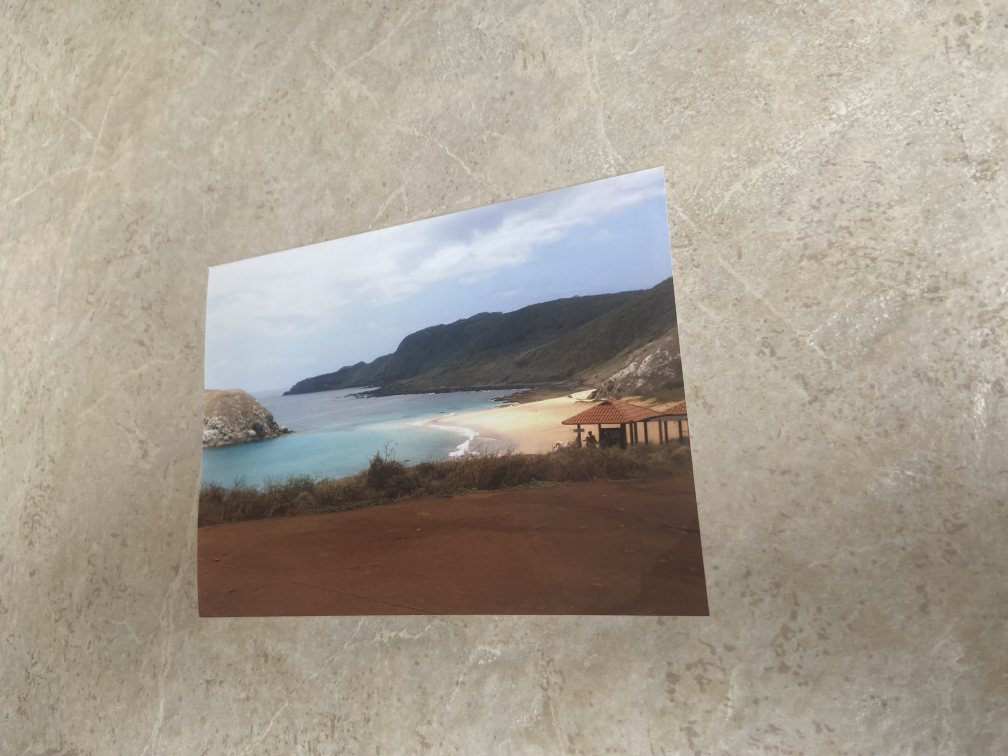
#> input picture img/foto1_cap1.jpg, 4032 x 3024 px (shown at 1/4 size)
$ python script_v2.py
#> lines starting #> are read from the running program, lines starting #| are printed output that depends on the picture
import cv2
import numpy as np

# Read source image.
im_src = cv2.imread('img/foto1_cap1.jpg')
#> im_src is the input picture: shape (3024, 4032, 3); mean B, G, R 145.2, 157.9, 166.1

# Four corners of source image
# TODO: Find the four courners automatically
pts_src = np.array([[837, 1065], [2645, 669],[2837, 2461], [797, 2465]])

# Four corners of destination image
#TODO: Determinate the result size automatically
pts_dst = np.array([[0, 0],[2048, 0],[2048, 1536],[0, 1536]])

# Calculate Homography
h, status = cv2.findHomography(pts_src, pts_dst)

# Warp source image to destination based on homography
im_out = cv2.warpPerspective(im_src, h, (3024,4032))
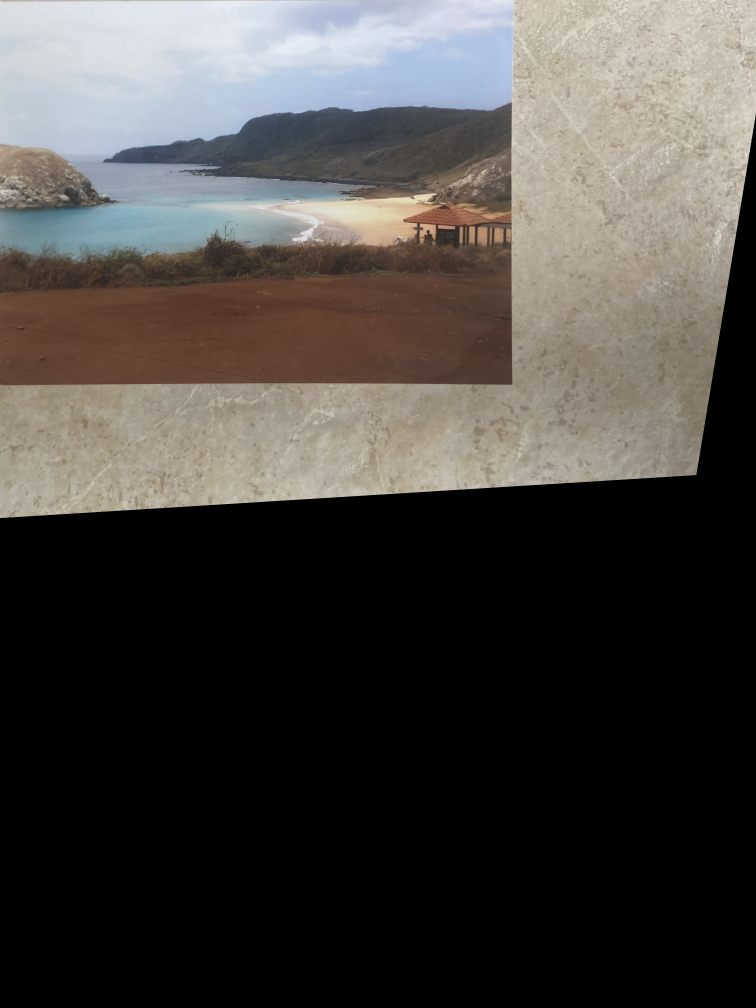
#> im_out: shape (4032, 3024, 3) (shown at 1/4 size); mean B, G, R 66, 69.4, 72.5

# Save cropped image result
cv2.imwrite('output.jpg', im_out[0:1536, 0:2048])
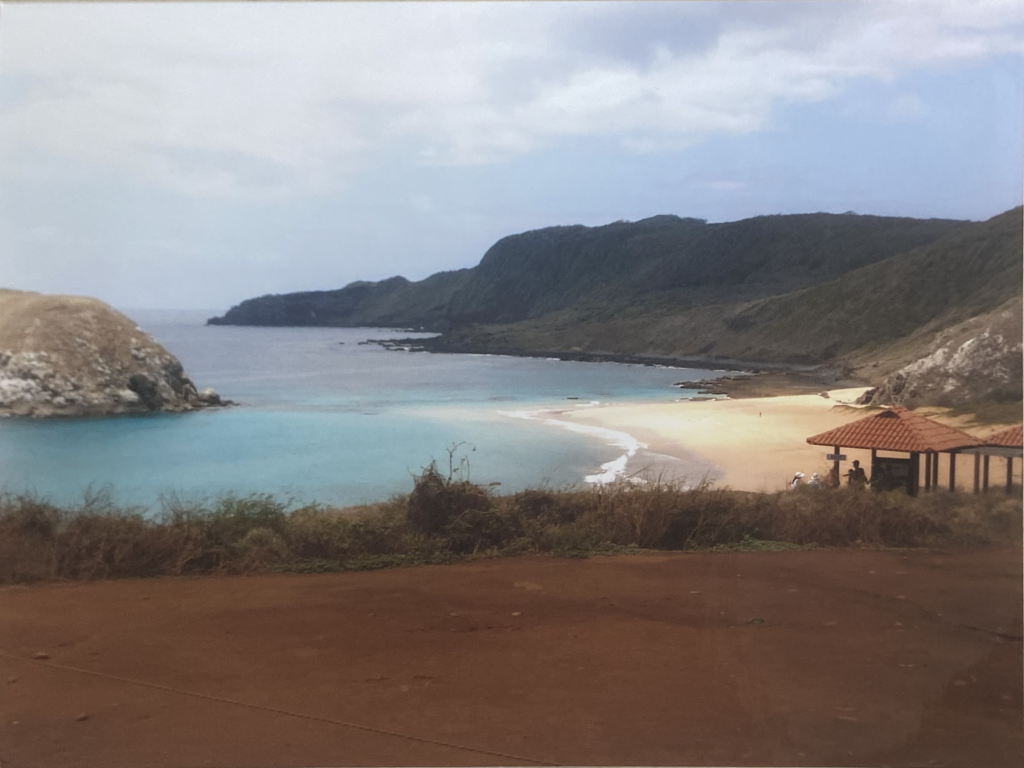
#> saved as output.jpg: shape (1536, 2048, 3) (shown at 1/2 size); mean B, G, R 130, 129.7, 134.2

$ run again, with img/foto1_cap2.jpg copied over img/foto1_cap1.jpg
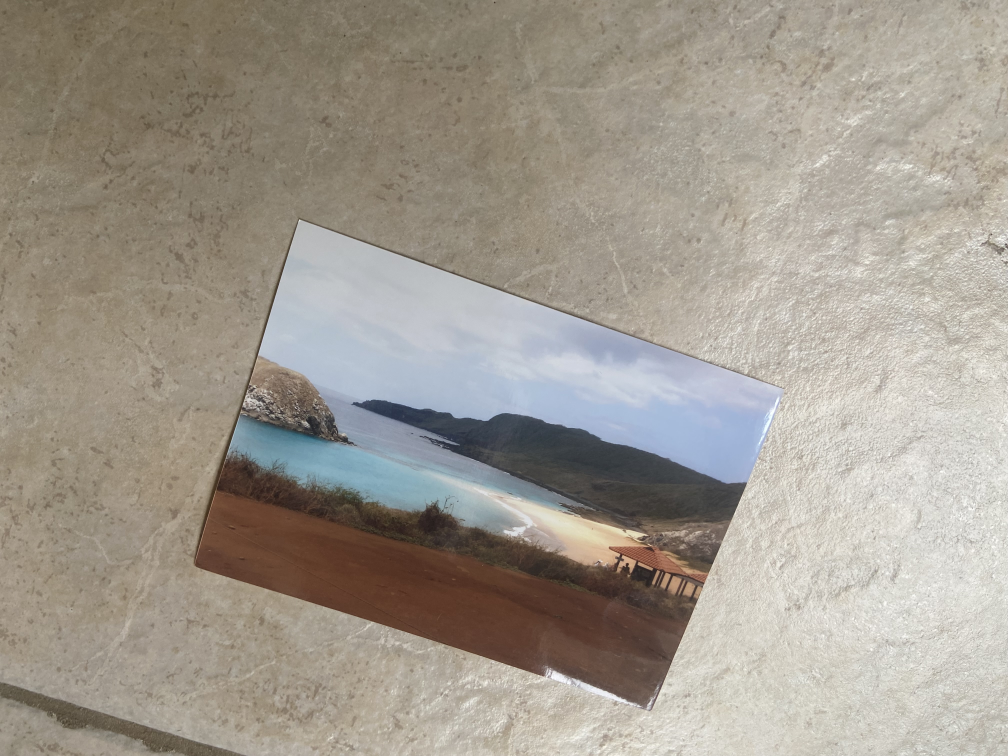
#> input picture img/foto1_cap2.jpg, 4032 x 3024 px (shown at 1/4 size)
#> im_src is the input picture: shape (3024, 4032, 3); mean B, G, R 143.1, 153.5, 160.4
#> `im_out = cv2.warpPerspective(im_src, h, (3024,4032))`:
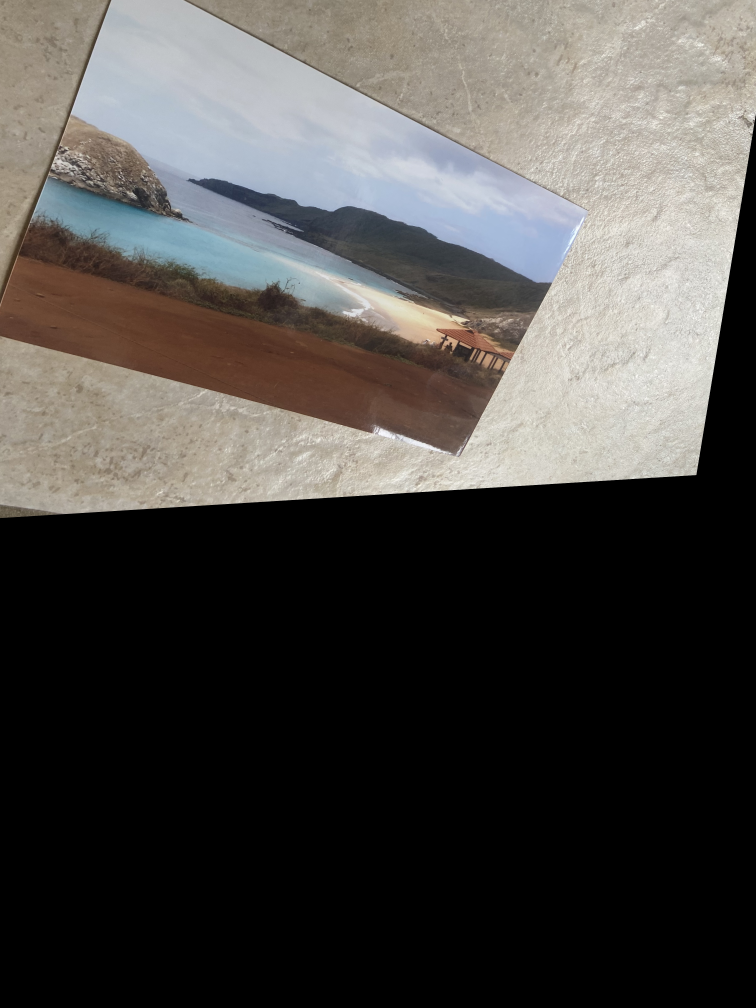
#> im_out: shape (4032, 3024, 3) (shown at 1/4 size); mean B, G, R 71.2, 74.1, 76.6
#> `cv2.imwrite('output.jpg', im_out[0:1536, 0:2048])`:
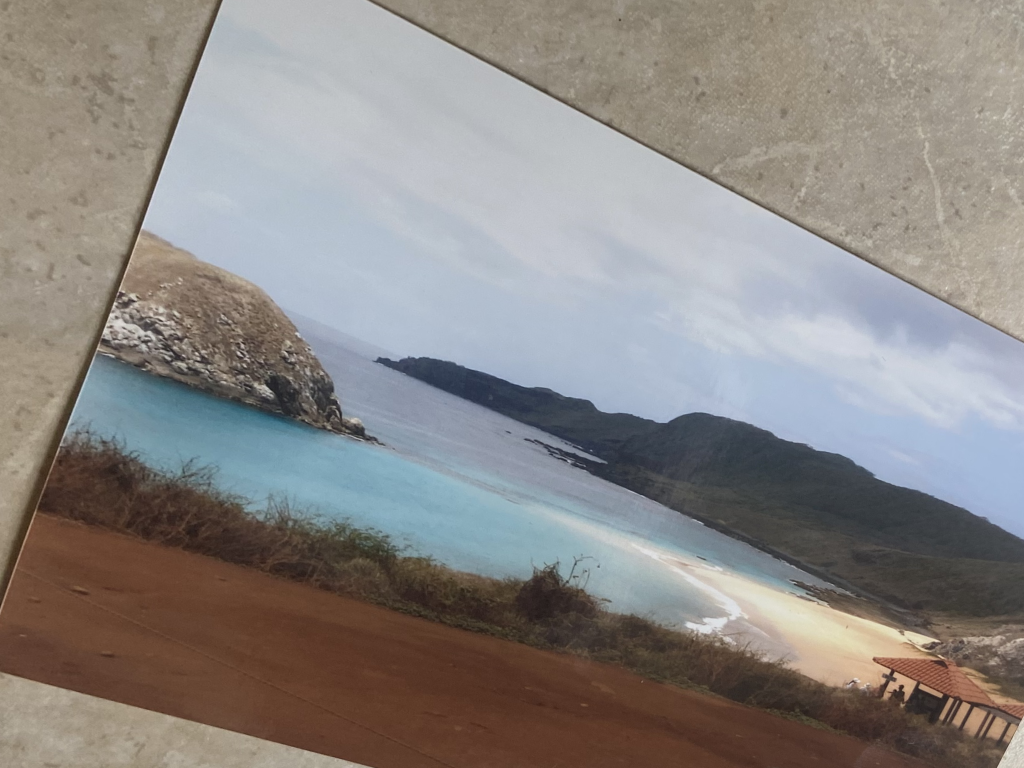
#> saved as output.jpg: shape (1536, 2048, 3) (shown at 1/2 size); mean B, G, R 132.3, 134.9, 139.1

$ run again, with img/foto2_cap1.jpg copied over img/foto1_cap1.jpg
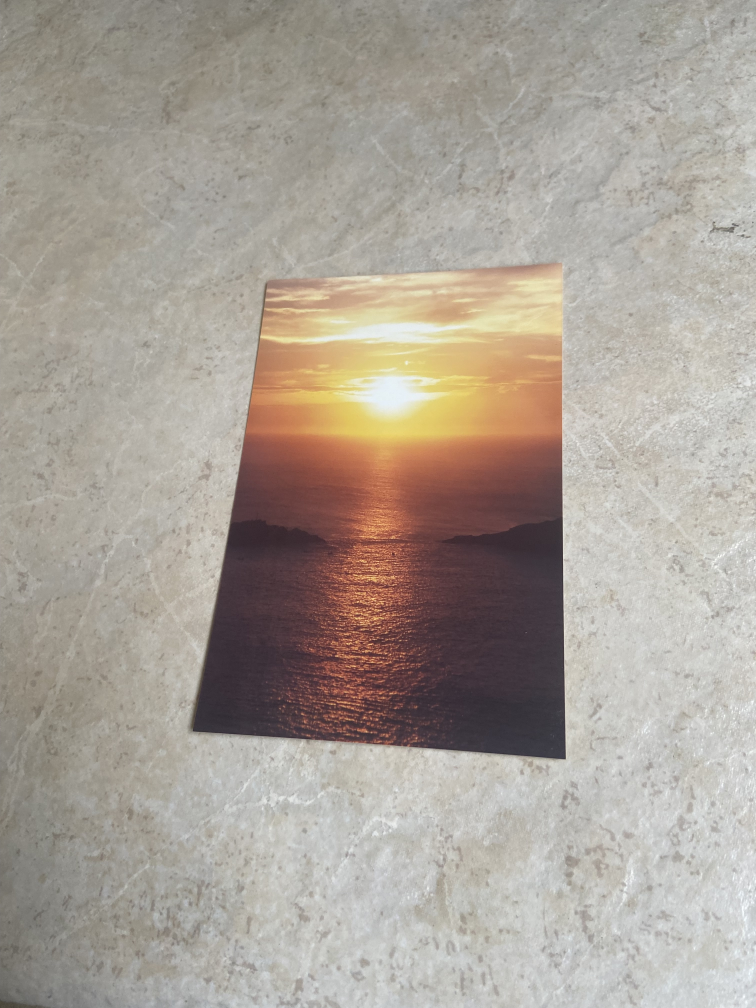
#> input picture img/foto2_cap1.jpg, 3024 x 4032 px (shown at 1/4 size)
#> im_src is the input picture: shape (4032, 3024, 3); mean B, G, R 151.2, 160.5, 169
#> `im_out = cv2.warpPerspective(im_src, h, (3024,4032))`:
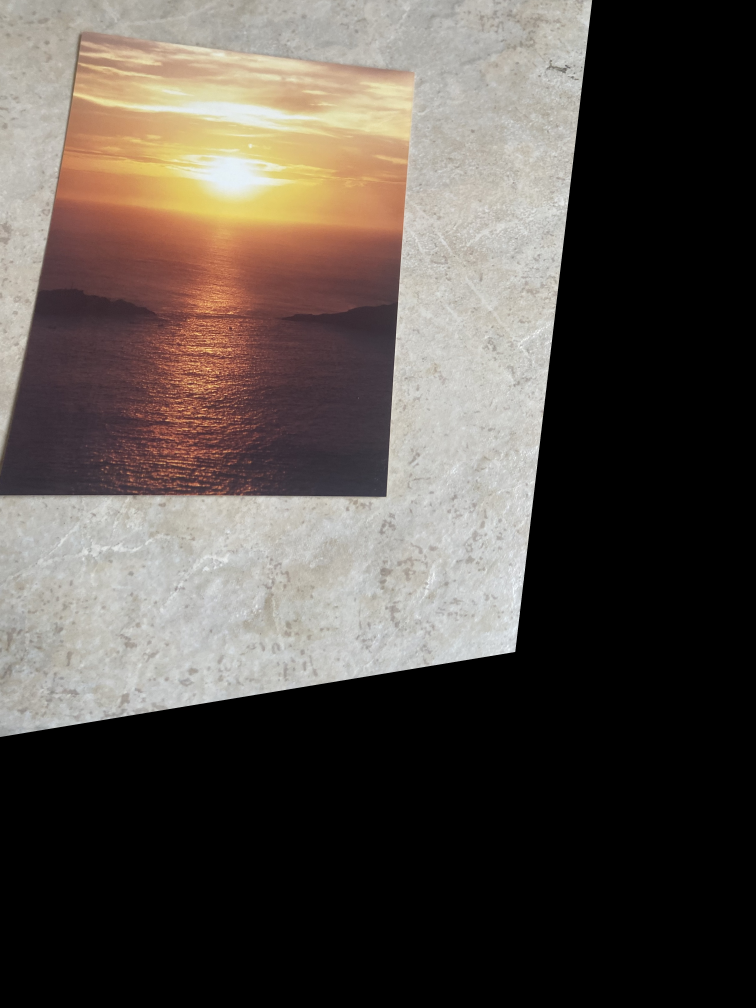
#> im_out: shape (4032, 3024, 3) (shown at 1/4 size); mean B, G, R 73.3, 79, 86.3
#> `cv2.imwrite('output.jpg', im_out[0:1536, 0:2048])`:
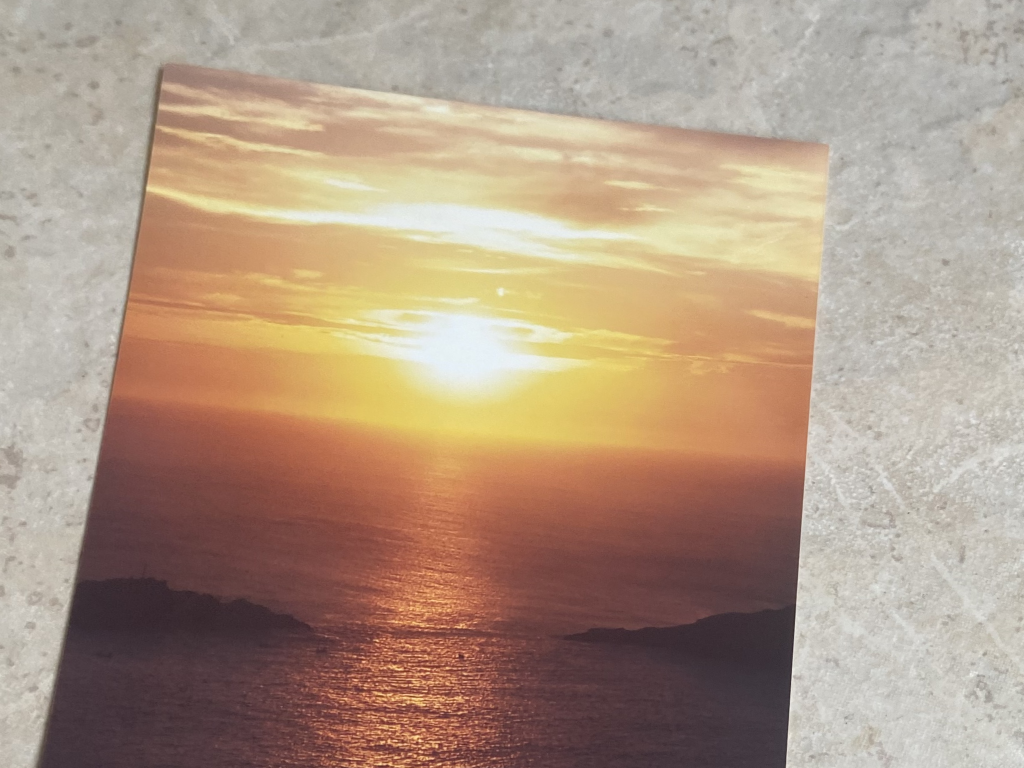
#> saved as output.jpg: shape (1536, 2048, 3) (shown at 1/2 size); mean B, G, R 132.5, 151.6, 174.8

$ run again, with img/foto2_cap2.jpg copied over img/foto1_cap1.jpg
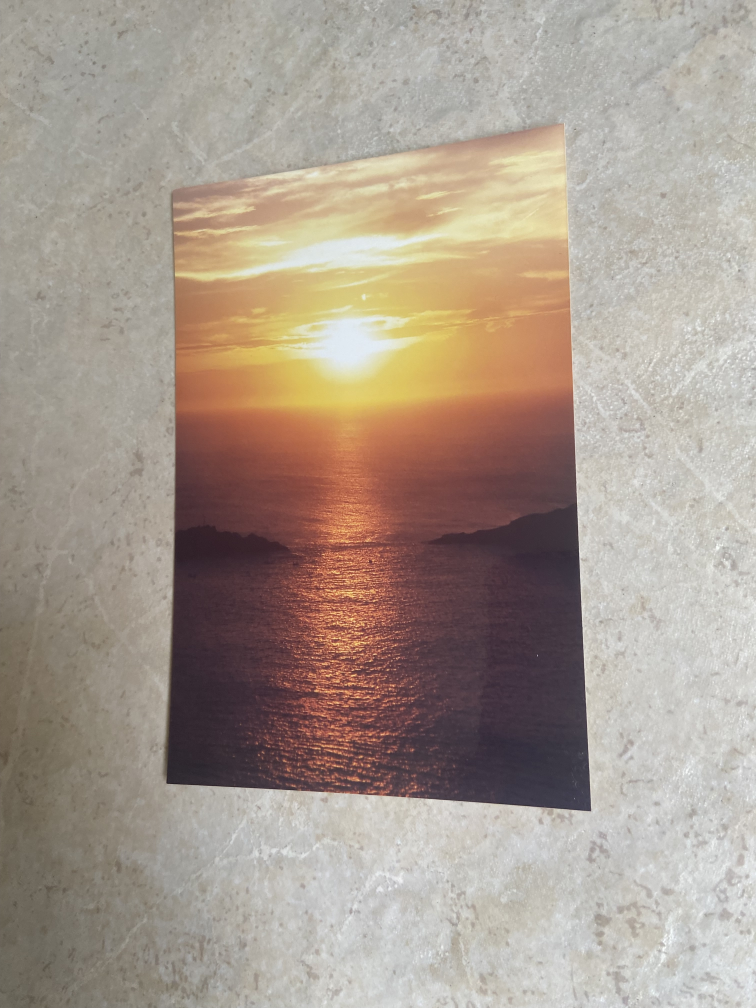
#> input picture img/foto2_cap2.jpg, 3024 x 4032 px (shown at 1/4 size)
#> im_src is the input picture: shape (4032, 3024, 3); mean B, G, R 142.3, 153.8, 167.1
#> `im_out = cv2.warpPerspective(im_src, h, (3024,4032))`:
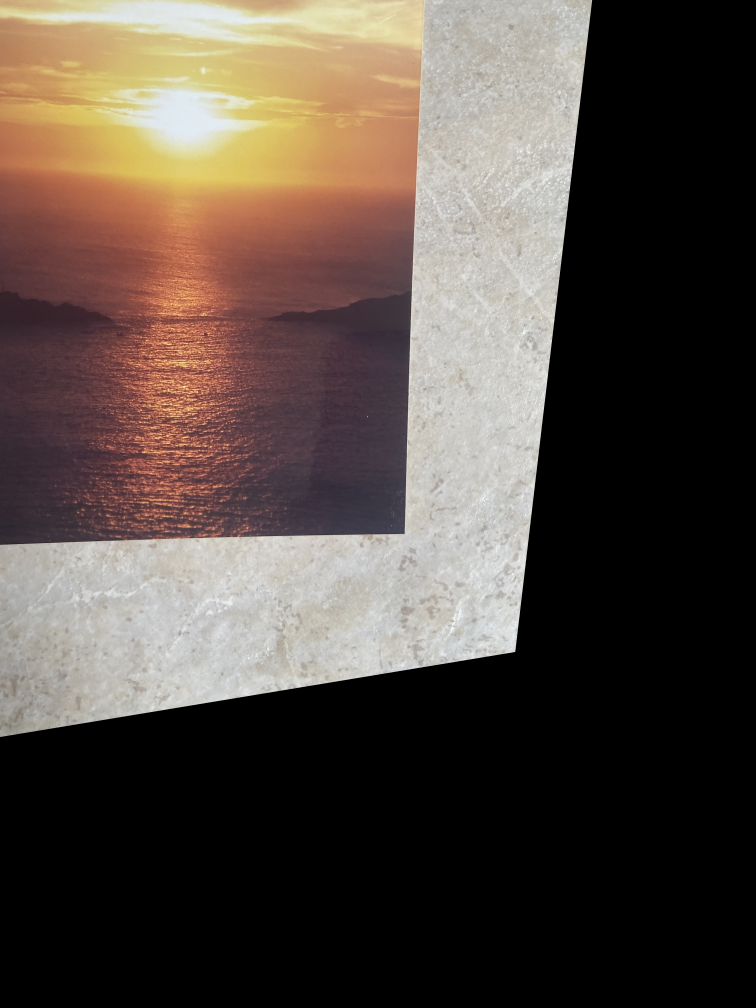
#> im_out: shape (4032, 3024, 3) (shown at 1/4 size); mean B, G, R 66.5, 73.9, 84.8
#> `cv2.imwrite('output.jpg', im_out[0:1536, 0:2048])`:
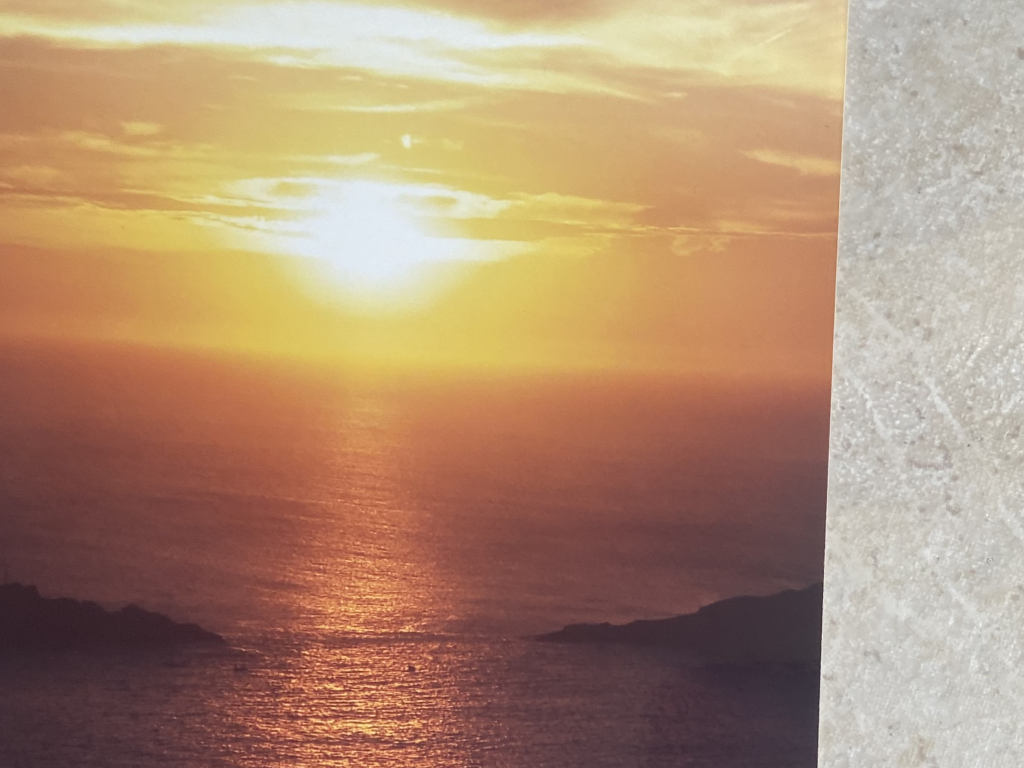
#> saved as output.jpg: shape (1536, 2048, 3) (shown at 1/2 size); mean B, G, R 115.9, 142.6, 175.1
